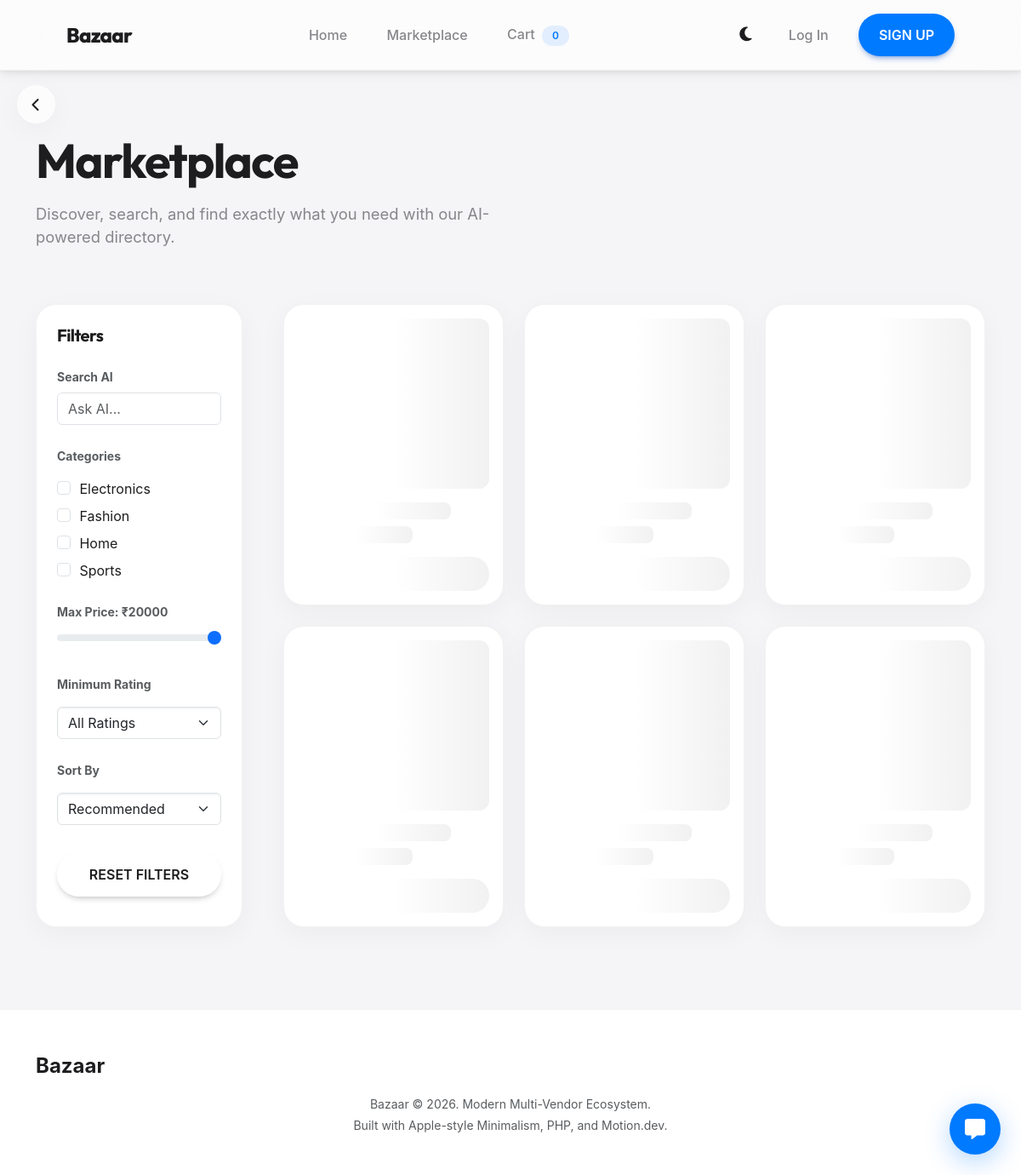
The page /shop.php on the database its author committed.
### tables this page shows
CREATE TABLE IF NOT EXISTS categories (
  id INT AUTO_INCREMENT PRIMARY KEY,
  name VARCHAR(80) NOT NULL,
  created_at TIMESTAMP DEFAULT CURRENT_TIMESTAMP
);

### includes/functions.php (called while the page is built, shortened)
<?php
function escape($value) {
    return htmlspecialchars($value, ENT_QUOTES, 'UTF-8');
}
function getCategories($pdo) {
    $stmt = $pdo->query('SELECT id, name FROM categories ORDER BY name ASC');
    return $stmt->fetchAll();
}

### shop.php (the view, shortened to what this page needs)
<?php
require_once __DIR__ . '/includes/header.php';
?>
<section class="container py-5 mt-4">
    <div class="row mb-5 align-items-center" id="shopHeader">
        <div class="col-md-12 text-center text-md-start">
            <h1 class="display-4 fw-bold mb-3">Marketplace</h1>
            <p style="color: var(--text-muted); font-size: 1.15rem; max-width: 600px;">Discover, search, and find exactly what you need with our AI-powered directory.</p>
        </div>
    </div>
    <div class="row g-5">
        <div class="col-lg-3">
            <div class="card-apple p-4 filter-sidebar" id="shopSidebar">
                <h5 class="fw-bold mb-4">Filters</h5>
                <form id="advancedFilterForm" onsubmit="event.preventDefault();">
                     <div class="position-relative mb-4">
                         <label class="form-label small fw-bold text-muted">Search AI</label>
                         <input type="text" class="form-control" id="aiSearchInput" placeholder="Ask AI..." autocomplete="off">
                     </div>
                     <div class="mb-4">
                         <label class="form-label small fw-bold text-muted mb-3">Categories</label>
                         <div id="categoriesList">
                             <?php foreach ($categories as $category): ?>
                             <div class="form-check custom-checkbox mb-2">
                                 <input class="form-check-input category-check" type="checkbox" value="<?= escape($category['id']) ?>" id="cat_<?= escape($category['id']) ?>">
                                 <label class="form-check-label" style="color: var(--text-main);" for="cat_<?= escape($category['id']) ?>">
                                     <?= escape($category['name']) ?>
                                 </label>
                             </div>
                             <?php endforeach; ?>
                         </div>
                     </div>
                     <div class="mb-4">
                         <label class="form-label small fw-bold text-muted">Max Price: ₹<span id="priceVal">20000</span></label>
                         <input type="range" class="form-range" id="priceRange" min="1000" max="20000" step="500" value="20000">
                     </div>
                     <div class="mb-4">
                         <label class="form-label small fw-bold text-muted mb-3">Minimum Rating</label>
                         <select class="form-select" id="ratingSelect">
                             <option value="0">All Ratings</option>
                         </select>
                     </div>
                     <div class="mb-4">
                         <label class="form-label small fw-bold text-muted mb-3">Sort By</label>
                         <select class="form-select" id="sortSelect">
                             <option value="">Recommended</option>
                         </select>
                     </div>
                     <button type="button" class="btn btn-glass btn-apple w-100 mt-2" id="resetFiltersBtn">Reset Filters</button>
                </form>
            </div>
        </div>
        <div class="col-lg-9">
            <div class="row g-4" id="productsContainer">
                <?php for($i=0; $i<6; $i++): ?>
                <div class="col-md-4 product-skeleton">
                    <div class="card-apple p-3">
                        <div class="skeleton mb-3" style="height: 200px; width: 100%; border-radius: 12px;"></div>
                        <div class="skeleton mb-2" style="height: 20px; width: 80%;"></div>
                        <div class="skeleton mb-3" style="height: 20px; width: 60%;"></div>
                        <div class="skeleton" style="height: 40px; width: 100%; border-radius: 99px;"></div>
                    </div>
                </div>
                <?php endfor; ?>
            </div>
        </div>
    </div>
</section>
<?php require_once __DIR__ . '/includes/footer.php'; ?>

### assets/css/style.css (style rules this page uses)
:root { --primary-color: #007aff; --primary-hover: #0066cc; --bg-color: #f5f5f7; --surface: rgba(255, 255, 255, 0.65); --surface-solid: #ffffff; --text-main: #1d1d1f; --text-muted: #86868b; --border-color: rgba(0, 0, 0, 0.05); --glass-border: 1px solid rgba(255, 255, 255, 0.5); --glass-shadow: 0 8px 32px 0 rgba(0, 0, 0, 0.04); --card-hover-shadow: 0 20px 40px rgba(0, 0, 0, 0.08); --border-radius-lg: 24px; --border-radius-md: 16px; }
body { font-family: -apple-system, BlinkMacSystemFont, 'Inter', sans-serif; background-color: var(--bg-color); color: var(--text-main); -webkit-font-smoothing: antialiased; transition: background-color 0.4s ease, color 0.4s ease; overflow-x: hidden; }
h1, h2, h3, h4, h5, h6, .brand-font { font-family: 'Outfit', -apple-system, BlinkMacSystemFont, sans-serif; font-weight: 700; letter-spacing: -0.03em; }
.btn-apple { border-radius: 99px; font-weight: 600; padding: 0.8rem 2rem; font-size: 1rem; transition: all 0.3s cubic-bezier(0.16, 1, 0.3, 1); border: none; }
.btn-glass { background: rgba(255, 255, 255, 0.1); backdrop-filter: blur(10px); color: var(--text-main); border: var(--glass-border); }
.card-apple { border-radius: var(--border-radius-lg); background: var(--surface-solid); border: 1px solid var(--border-color); box-shadow: var(--glass-shadow); overflow: hidden; transition: all 0.5s cubic-bezier(0.16, 1, 0.3, 1); height: 100%; }
.skeleton { background: linear-gradient(90deg, var(--surface) 25%, rgba(120,120,128,0.1) 50%, var(--surface) 75%); background-size: 200% 100%; animation: loading-skeleton 1.5s infinite; border-radius: 8px; }

### shop.php (style rules this page uses)
.filter-sidebar { position: sticky; top: 100px; z-index: 10; }

### rows shown on the page
categories: name "Electronics"
categories: name "Fashion"
categories: name "Home"
categories: name "Sports"

### other values the page prints
$cartCount "0"
